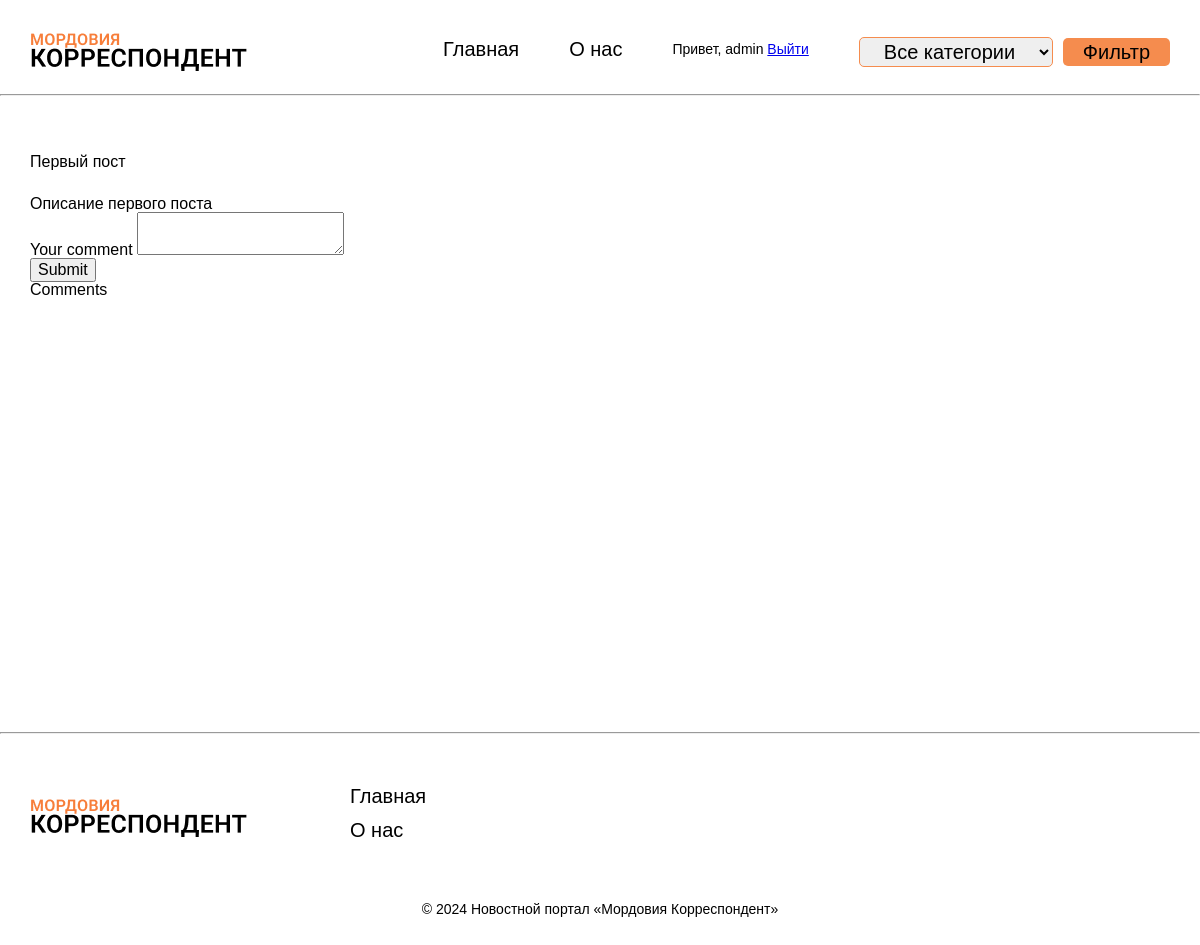
Before: /post/1 (signed in) with the older database file.
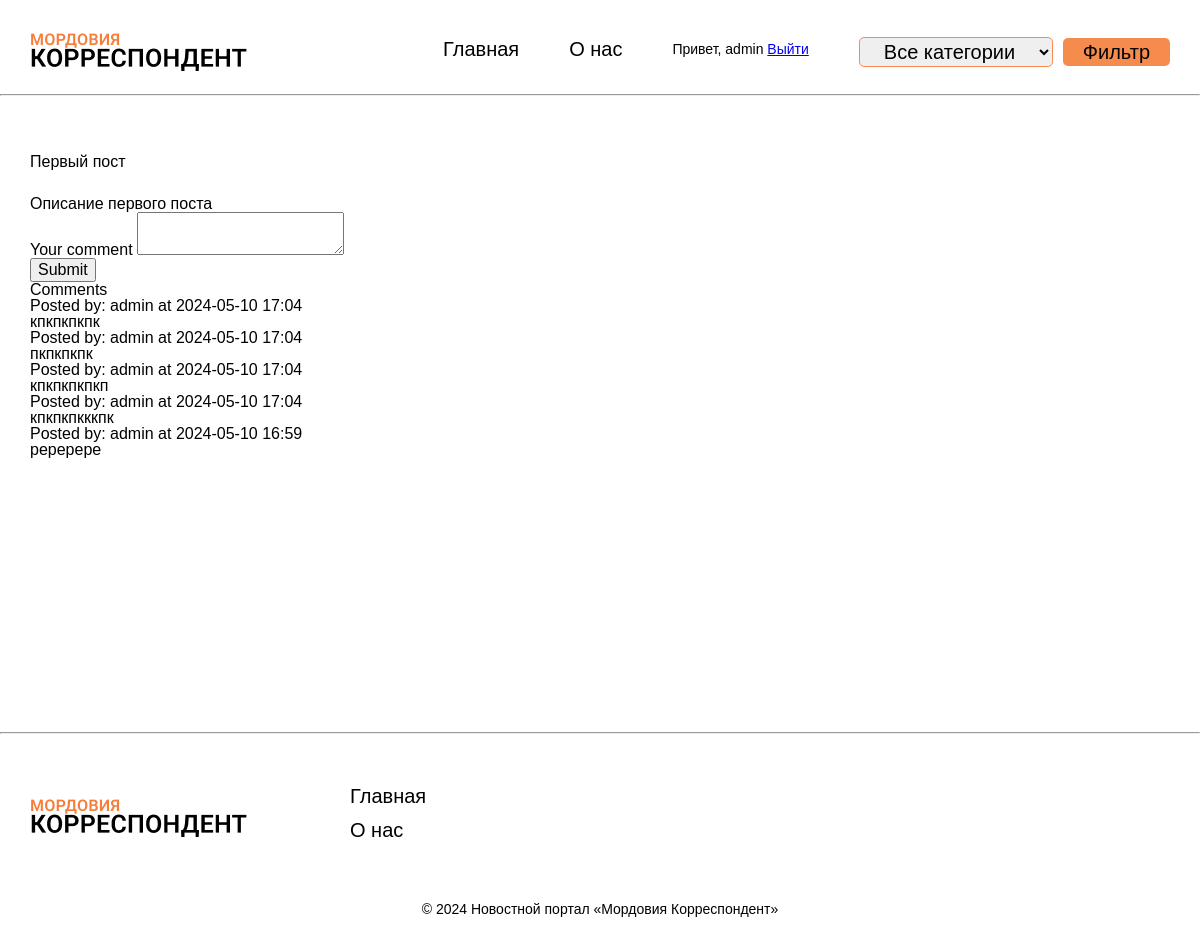
After: the same page with the newer database file.
### app.py (models this page shows, shortened)
class User(db.Model, UserMixin):
    id = db.Column(db.Integer, primary_key=True)
    username = db.Column(db.String(80), unique=True, nullable=False)
    email = db.Column(db.String(120), unique=True, nullable=False)
    password = db.Column(db.String(80), nullable=False)

class Post(db.Model):
    id = db.Column(db.Integer, primary_key=True)
    title = db.Column(db.String(100), nullable=False)
    content = db.Column(db.Text, nullable=False)
    date_posted = db.Column(db.DateTime, nullable=False, default=datetime.utcnow)
    category_id = db.Column(db.Integer, db.ForeignKey('category.id'), nullable=False)  # Добавлено поле для связи с категорией
    category = db.relationship('Category', backref=db.backref('posts', lazy=True))
    user_id = db.Column(db.Integer, db.ForeignKey('user.id'), nullable=False)
    author = db.relationship('User', backref=db.backref('posts', lazy=True))

class Comment(db.Model):
    id = db.Column(db.Integer, primary_key=True)
    body = db.Column(db.Text, nullable=False)
    date_posted = db.Column(db.DateTime, nullable=False, default=datetime.utcnow)
    user_id = db.Column(db.Integer, db.ForeignKey('user.id'), nullable=False)
    post_id = db.Column(db.Integer, db.ForeignKey('post.id'), nullable=False)
    user = db.relationship('User', backref=db.backref('comments', lazy=True))
    post = db.relationship('Post', backref=db.backref('comments', lazy=True))

### app.py (the view)
@app.route('/post/<int:post_id>', methods=['GET', 'POST'])
@login_required
def post_detail(post_id):
    post = Post.query.get_or_404(post_id)
    form = CommentForm()
    if form.validate_on_submit():
        comment = Comment(body=form.body.data, post_id=post.id, user_id=current_user.id)
        db.session.add(comment)
        db.session.commit()
        flash('Your comment has been published.')
        return redirect(url_for('post_detail', post_id=post.id))
    comments = Comment.query.filter_by(post_id=post.id).order_by(desc(Comment.date_posted)).all()
    return render_template('post_detail.html', post=post, form=form, comments=comments, title='Новость')

### app.py
class CommentForm(FlaskForm):
    body = TextAreaField('Your comment', validators=[DataRequired()])
    submit = SubmitField('Submit')

### app.py (called while the page is built)
@login_manager.user_loader
def load_user(user_id):
    return User.query.get(int(user_id))

### news_portal/templates/post_detail.html (shortened to what this page needs)
{% extends 'base.html' %}
{% block content %}
<p>{{ post.title }}</p><br>
<p class="main__content">{{ post.content }}</p>
<form method="post" action="{{ url_for('post_detail', post_id=post.id) }}">
    <div class="form-group">
        {{ form.body.label(class="form-control-label") }}
        {{ form.body(class="form-control") }}
    </div>
    <button type="submit" class="btn btn-primary">Submit</button>
</form>
<div class="comments">
    <h2>Comments</h2>
    {% for comment in comments %}
        <div class="comment">
            <p>Posted by: {{ comment.user.username }} at {{ comment.date_posted.strftime('%Y-%m-%d %H:%M') }}</p>
            <p>{{ comment.body }}</p>
        </div>
    {% endfor %}
</div>
{% endblock content %}

### news_portal/templates/base.html (shortened to what this page needs)
<!DOCTYPE html>
<html lang="en">
<head>
    <link rel="stylesheet" href="{{ url_for('static', filename='css/style.css') }}">
</head>
<body>
    <div class="container">
        <header class="header">
            <a href="{{ url_for('index') }}" class="header-logo__link">
                <img class="header-logo" src="{{ url_for('static', filename='images/logo.png') }}" alt="иконка логотипа">
            </a>
            <nav class="header__nav">
                <ul class="header__ul">
                    <li class="header__li"><a href="{{ url_for('index') }}" class="header__link">Главная</a></li>
                    <li class="header__li"><a href="{{ url_for('about') }}" class="header__link">О нас</a></li>
                    {% if current_user.is_authenticated %}
                        <li class="header__li">Привет, {{ current_user.username }} <a href="{{ url_for('logout') }}">Выйти</a></li>
                    {% else %}
                        <li class="header__li"><a href="{{ url_for('login') }}" class="header__link">Войти</a></li>
                    {% endif %}
                    <form class="header__form" action="/" method="get">
                        <select class="header__select" name="category_id">
                            <option value="">Все категории</option>
                        </select>
                        <button class="header__btn" type="submit">Фильтр</button>
                    </form>
                </ul>
            </nav>
        </header>
    </div>
    <hr class="header__hr">
    <div class="wrapper-base container">
        {% block content %}
        {% endblock content %}
    </div>
    <hr class="footer__hr">
    <div class="container">
        <footer class="footer">
            <a href="#" class="footer-logo__link">
                <img class="footer-logo" src="{{ url_for('static', filename='images/logo.png') }}" alt="иконка логотипа">
            </a>
            <nav class="footer__nav">
                <ul class="footer__ul">
                    <li class="footer__li"><a href="#" class="footer__link">Главная</a></li>
                    <li class="footer__li"><a href="#" class="footer__link">О нас</a></li>
                </ul>
            </nav>
        </footer>
        <p class="footer__text">
            &copy; 2024 Новостной портал «Мордовия Корреспондент»
        </p>
    </div>
</body>
</html>

### news_portal/static/css/style.css (style rules this page uses)
html { line-height: 1.15; -webkit-text-size-adjust: 100%; }
body { margin: 0; }
hr { box-sizing: content-box; height: 0; overflow: visible; }
a { background-color: transparent; }
img { border-style: none; }
button, input, optgroup, select, textarea { font-family: inherit; font-size: 100%; line-height: 1.15; margin: 0; }
button, input { overflow: visible; }
button, select { text-transform: none; }
button, [type="button"], [type="reset"], [type="submit"] { -webkit-appearance: button; }
textarea { overflow: auto; }
html, body, div, span, applet, object, iframe, h1, h2, h3, h4, h5, h6, p, blockquote, pre, a, abbr, acronym, address, big, cite, code, del, dfn, em, img, ins, kbd, q, s, samp, small, strike, strong, sub, sup, tt, var, b, u, i, center, dl, dt, dd, ol, ul, li, fieldset, form, label, legend, table, caption, tbody, tfoot, thead, tr, th, td, article, aside, canvas, details, embed, figure, figcaption, footer, header, hgroup, menu, nav, output, ruby, section, summary, time, mark, audio, video { margin: 0; padding: 0; border: 0; font-size: 100%; font: inherit; vertical-align: baseline; }
article, aside, details, figcaption, figure, footer, header, hgroup, menu, nav, section { display: block; }
html { height: 100%; }
body { line-height: 1; }
ol, ul { list-style: none; }
* { box-sizing: border-box; }
body { position: relative; overflow-x: hidden; font-family: sans-serif; }
.container { position: relative; max-width: 1140px; margin: 0 auto; }
.header { display: flex; align-items: center; justify-content: space-between; padding-top: 30px; }
.header__ul { display: flex; gap: 50px; }
.header__li { text-decoration: none; color: black; font-size: 14px; font-weight: 400; line-height: 24px; }
.header__link { text-decoration: none; color: black; font-size: 20px; font-weight: 400; line-height: 24px; }
.header__form { display: flex; align-items: center; gap: 10px; }
.header__select { color: black; font-size: 20px; font-weight: 400; line-height: 24px; border: 1px solid #f58c4e; padding: 2px 20px; border-radius: 5px; }
.header__btn { color: black; background: #f58c4e; border: none; border-radius: 5px; padding: 2px 20px; font-size: 20px; font-weight: 400; line-height: 24px; transition: .3s all; }
.header__hr { color: #000; margin-top: 20px; }
.wrapper-base { padding-top: 50px; min-height: calc(90vh - 100px); }
.footer { display: flex; align-items: center; padding-bottom: 50px; }
.footer__hr { margin-bottom: 50px; }
.footer-logo { margin-right: 100px; }
.footer__li { margin-bottom: 10px; }
.footer__link { text-decoration: none; color: black; font-size: 20px; font-weight: 400; line-height: 24px; }
.footer__text { color: black; font-size: 14px; font-weight: 400; text-align: center; padding-bottom: 50px; }
.main__content { margin-top: 10px; }

Changed rows visible on the page:
added Comment: user.username "admin", date_posted "2024-05-10 17:04", body "кпкпкпкпк"
added Comment: user.username "admin", date_posted "2024-05-10 17:04", body "пкпкпкпк"
added Comment: user.username "admin", date_posted "2024-05-10 17:04", body "кпкпкпкпкп"
added Comment: user.username "admin", date_posted "2024-05-10 17:04", body "кпкпкпкккпк"
added Comment: user.username "admin", date_posted "2024-05-10 16:59", body "реререре"
